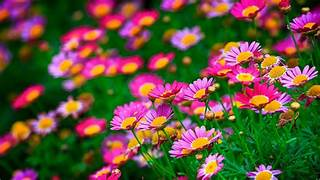
#> input picture flower.jpg, 320 x 180 px
$ python rotate.py
#> lines starting #> are read from the running program, lines starting #| are printed output that depends on the picture
# Importing OpenCV Library
import cv2
# Relative or absolute path of the input image file
path ="flower.jpg"
# reading image (by default the flag is 1 if not specidied)
image = cv2.imread(path)
#> image is the input picture: shape (180, 320, 3); mean B, G, R 59.6, 80.6, 99.1
imageRot = cv2.rotate(image, cv2.ROTATE_180)
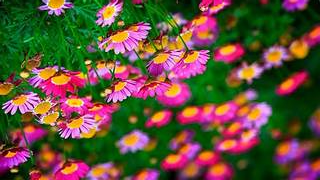
#> imageRot: shape (180, 320, 3); mean B, G, R 59.6, 80.6, 99.1
# Display image in a window
cv2.imshow("Output",image)
cv2.imshow("Resize",imageRot)
# Wait until any key press (press any key to close the window)
cv2.waitKey()
# kill all the windows
cv2.destroyAllWindows()
#

$ run again, with bts.jpg copied over flower.jpg
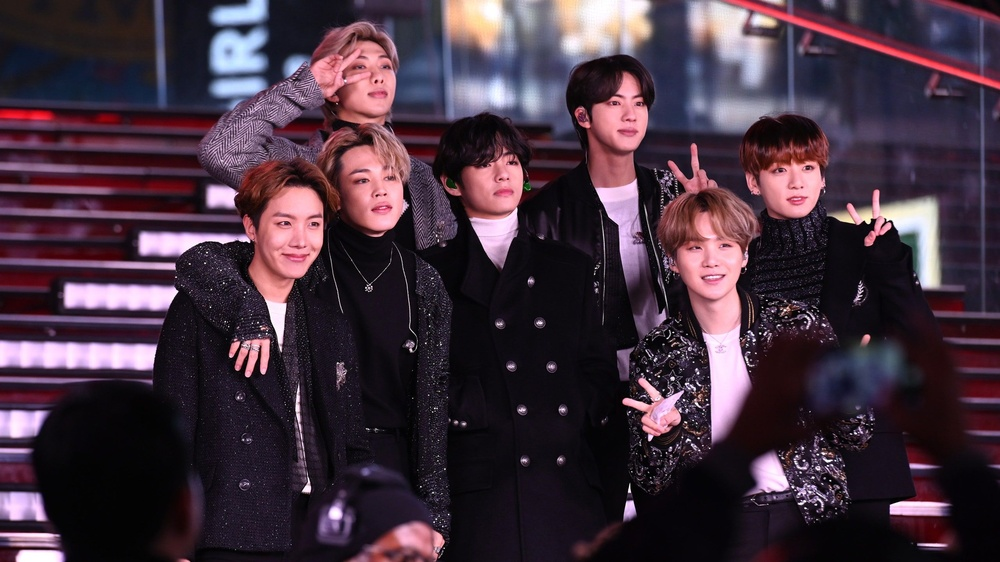
#> input picture bts.jpg, 1000 x 562 px, shrunk from 2560 x 1440 before the run
#> image is the input picture: shape (562, 1000, 3); mean B, G, R 62.7, 49.6, 67.9
#> `imageRot = cv2.rotate(image, cv2.ROTATE_180)`:
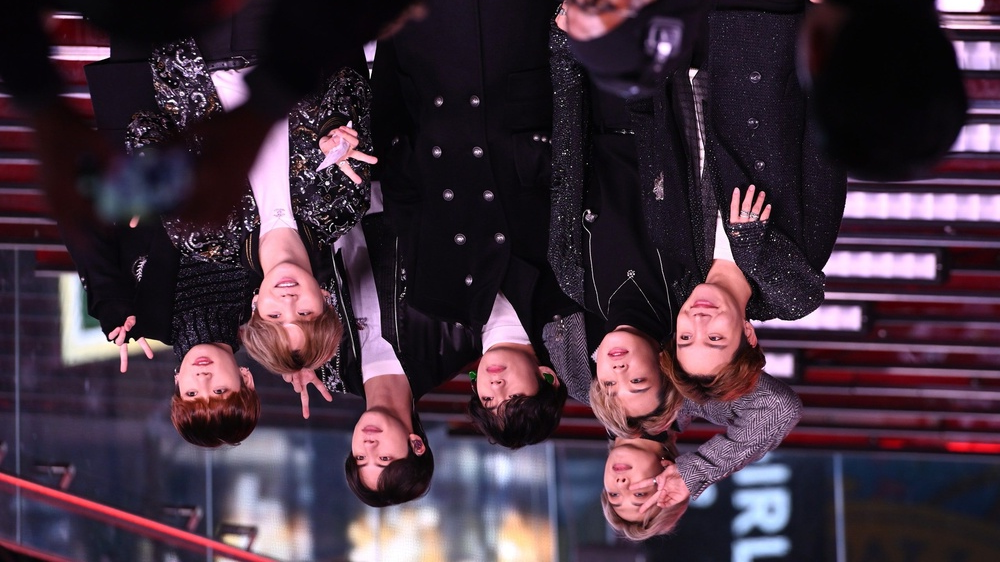
#> imageRot: shape (562, 1000, 3); mean B, G, R 62.7, 49.6, 67.9
